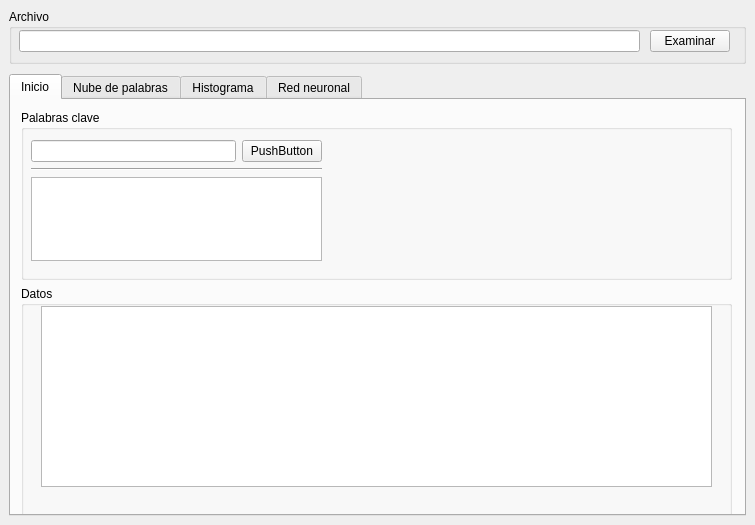
<?xml version="1.0" encoding="UTF-8"?>
<ui version="4.0">
 <class>MainWindow</class>
 <widget class="QMainWindow" name="MainWindow">
  <property name="geometry">
   <rect>
    <x>0</x>
    <y>0</y>
    <width>755</width>
    <height>525</height>
   </rect>
  </property>
  <property name="windowTitle">
   <string>MainWindow</string>
  </property>
  <widget class="QWidget" name="centralwidget">
   <layout class="QVBoxLayout" name="verticalLayout_4" stretch="1,8">
    <property name="spacing">
     <number>10</number>
    </property>
    <item>
     <widget class="QGroupBox" name="file">
      <property name="sizePolicy">
       <sizepolicy hsizetype="Preferred" vsizetype="Preferred">
        <horstretch>0</horstretch>
        <verstretch>0</verstretch>
       </sizepolicy>
      </property>
      <property name="layoutDirection">
       <enum>Qt::LeftToRight</enum>
      </property>
      <property name="autoFillBackground">
       <bool>false</bool>
      </property>
      <property name="title">
       <string>Archivo</string>
      </property>
      <widget class="QWidget" name="layoutWidget">
       <property name="geometry">
        <rect>
         <x>10</x>
         <y>20</y>
         <width>711</width>
         <height>25</height>
        </rect>
       </property>
       <layout class="QHBoxLayout" name="horizontalLayout" stretch="0,0">
        <property name="spacing">
         <number>10</number>
        </property>
        <property name="sizeConstraint">
         <enum>QLayout::SetDefaultConstraint</enum>
        </property>
        <property name="leftMargin">
         <number>0</number>
        </property>
        <property name="rightMargin">
         <number>0</number>
        </property>
        <item>
         <widget class="QLineEdit" name="lineEdit"/>
        </item>
        <item>
         <widget class="QPushButton" name="pushButton">
          <property name="text">
           <string>Examinar</string>
          </property>
         </widget>
        </item>
       </layout>
      </widget>
     </widget>
    </item>
    <item>
     <widget class="QTabWidget" name="tabWidget">
      <property name="currentIndex">
       <number>0</number>
      </property>
      <widget class="QWidget" name="tab">
       <property name="maximumSize">
        <size>
         <width>16777215</width>
         <height>485</height>
        </size>
       </property>
       <attribute name="title">
        <string>Inicio</string>
       </attribute>
       <widget class="QWidget" name="gridLayoutWidget">
        <property name="geometry">
         <rect>
          <x>0</x>
          <y>0</y>
          <width>731</width>
          <height>451</height>
         </rect>
        </property>
        <layout class="QVBoxLayout" name="verticalLayout_3" stretch="2,3">
         <property name="sizeConstraint">
          <enum>QLayout::SetDefaultConstraint</enum>
         </property>
         <property name="leftMargin">
          <number>10</number>
         </property>
         <property name="topMargin">
          <number>10</number>
         </property>
         <property name="rightMargin">
          <number>10</number>
         </property>
         <property name="bottomMargin">
          <number>10</number>
         </property>
         <item>
          <layout class="QHBoxLayout" name="horizontalLayout_3">
           <item>
            <widget class="QGroupBox" name="keywords">
             <property name="minimumSize">
              <size>
               <width>352</width>
               <height>0</height>
              </size>
             </property>
             <property name="title">
              <string>Palabras clave</string>
             </property>
             <widget class="QWidget" name="">
              <property name="geometry">
               <rect>
                <x>10</x>
                <y>30</y>
                <width>291</width>
                <height>121</height>
               </rect>
              </property>
              <layout class="QVBoxLayout" name="verticalLayout">
               <item>
                <layout class="QHBoxLayout" name="horizontalLayout_2">
                 <item>
                  <widget class="QLineEdit" name="lineEdit_2"/>
                 </item>
                 <item>
                  <widget class="QPushButton" name="pushButton_2">
                   <property name="text">
                    <string>PushButton</string>
                   </property>
                  </widget>
                 </item>
                </layout>
               </item>
               <item>
                <widget class="Line" name="line">
                 <property name="orientation">
                  <enum>Qt::Horizontal</enum>
                 </property>
                </widget>
               </item>
               <item>
                <widget class="QTextEdit" name="textEdit"/>
               </item>
              </layout>
             </widget>
            </widget>
           </item>
          </layout>
         </item>
         <item>
          <widget class="QGroupBox" name="data">
           <property name="title">
            <string>Datos</string>
           </property>
           <widget class="QTableWidget" name="tableWidget">
            <property name="geometry">
             <rect>
              <x>20</x>
              <y>20</y>
              <width>671</width>
              <height>181</height>
             </rect>
            </property>
           </widget>
          </widget>
         </item>
        </layout>
       </widget>
      </widget>
      <widget class="QWidget" name="tab_2">
       <attribute name="title">
        <string>Nube de palabras</string>
       </attribute>
      </widget>
      <widget class="QWidget" name="widget">
       <attribute name="title">
        <string>Histograma</string>
       </attribute>
      </widget>
      <widget class="QWidget" name="tab_3">
       <attribute name="title">
        <string>Red neuronal</string>
       </attribute>
      </widget>
     </widget>
    </item>
   </layout>
  </widget>
  <widget class="QMenuBar" name="menubar">
   <property name="geometry">
    <rect>
     <x>0</x>
     <y>0</y>
     <width>755</width>
     <height>21</height>
    </rect>
   </property>
  </widget>
 </widget>
 <resources/>
 <connections/>
</ui>
